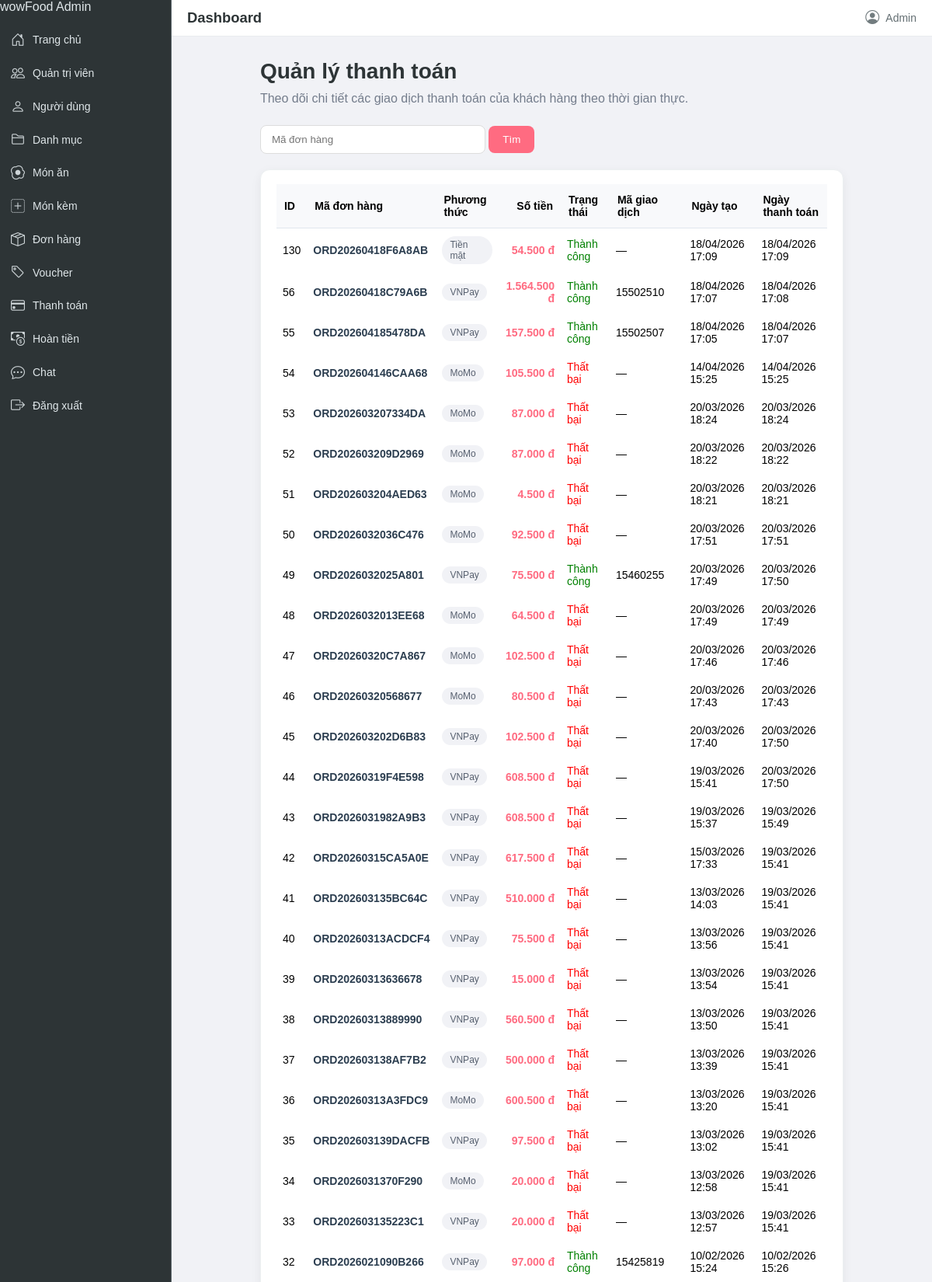
The page /admin/manage-payment.php (signed in, upper part) on the database its author committed.
### tables this page shows
CREATE TABLE `tbl_order` (
  `id` int(10) UNSIGNED NOT NULL,
  `order_code` varchar(20) DEFAULT NULL,
  `user_id` int(10) UNSIGNED DEFAULT NULL,
  `food` varchar(150) NOT NULL,
  `order_details` text DEFAULT NULL COMMENT 'Chi tiết đơn hàng (món, size, món kèm + giá)',
  `price` decimal(10,2) NOT NULL,
  `qty` int(11) NOT NULL,
  `total` decimal(10,2) NOT NULL,
  `shipping_fee` decimal(10,2) NOT NULL DEFAULT 0.00 COMMENT 'Phí ship GHN',
  `order_date` datetime NOT NULL,
  `status` varchar(50) NOT NULL,
  `customer_name` varchar(150) NOT NULL,
  `customer_contact` varchar(20) NOT NULL,
  `customer_email` varchar(150) NOT NULL,
  `customer_address` varchar(255) NOT NULL,
  `to_district_id` int(10) UNSIGNED DEFAULT NULL COMMENT 'ID quận/huyện GHN',
  `to_ward_code` varchar(20) DEFAULT NULL COMMENT 'Mã phường/xã GHN',
  `order_weight_gram` int(10) UNSIGNED NOT NULL DEFAULT 500 COMMENT 'Khối lượng đơn (gram)',
  `ghn_order_code` varchar(50) DEFAULT NULL COMMENT 'Mã vận đơn GHN',
  `ghn_sort_code` varchar(50) DEFAULT NULL COMMENT 'Mã sắp xếp GHN',
  `ghn_status` varchar(50) DEFAULT NULL COMMENT 'Trạng thái giao hàng GHN',
  `payment_method` varchar(50) DEFAULT 'cash' COMMENT 'cash, online, vnpay, momo, bank',
  `payment_status` varchar(50) DEFAULT 'pending' COMMENT 'pending, paid, failed, refunded',
  `note` text DEFAULT NULL,
  `payment_id` int(10) UNSIGNED DEFAULT NULL,
  `expires_at` datetime DEFAULT NULL COMMENT 'Thời gian hết hạn thanh toán'
);

CREATE TABLE `tbl_payment` (
  `id` int(10) UNSIGNED NOT NULL,
  `order_code` varchar(20) NOT NULL,
  `user_id` int(10) UNSIGNED NOT NULL,
  `payment_method` varchar(50) NOT NULL COMMENT 'vnpay, momo, bank, cash',
  `amount` decimal(10,2) NOT NULL,
  `payment_status` varchar(50) NOT NULL DEFAULT 'pending' COMMENT 'pending, success, failed, cancelled, refunded',
  `transaction_id` varchar(255) DEFAULT NULL COMMENT 'Mã giao dịch từ cổng thanh toán',
  `payment_gateway_response` text DEFAULT NULL COMMENT 'Response từ cổng thanh toán',
  `failure_reason` text DEFAULT NULL COMMENT 'Lý do thất bại',
  `paid_at` datetime DEFAULT NULL COMMENT 'Thời gian thanh toán thành công',
  `expires_at` datetime DEFAULT NULL COMMENT 'Thời gian hết hạn thanh toán',
  `created_at` datetime DEFAULT current_timestamp(),
  `updated_at` datetime DEFAULT current_timestamp() ON UPDATE current_timestamp(),
  `request_id` varchar(64) DEFAULT NULL,
  `order_id` varchar(64) DEFAULT NULL,
  `raw_response` mediumtext DEFAULT NULL
);

### admin/manage-payment.php (the view, shortened to what this page needs)
<?php
require_once('partials/menu.php');
?>
<?php
$search_payment = isset($_GET['search']) ? trim($_GET['search']) : '';
?>
<div class="main-content">
    <div class="wrapper">
        <h1 style="margin-bottom: 10px;">Quản lý thanh toán</h1>
        <p style="color:#747d8c;margin-bottom:25px;">Theo dõi chi tiết các giao dịch thanh toán của khách hàng theo thời
            gian thực.</p>
        <form method="get" style="margin-bottom:20px;">
            <input type="text" name="search" value="<?php echo htmlspecialchars($search_payment); ?>"
                placeholder="Mã đơn hàng"
                style="padding:10px 14px;border:1px solid #ddd;border-radius:8px;width:260px;">
            <button type="submit"
                style="padding:10px 18px;background:#ff6b81;color:#fff;border:none;border-radius:8px;cursor:pointer;">Tìm</button>
        </form>
        <div
            style="background:#ffffff;border-radius:12px;padding:18px 20px;box-shadow:0 4px 14px rgba(0,0,0,0.06);border:1px solid #ecf0f1;overflow-x:auto;">
            <table class="tbl-full" style="width:100%;border-collapse:separate;border-spacing:0;font-size:14px;">
                <thead>
                    <tr style="background:#f8f9fb;">
                        <th style="padding:12px 10px;border-bottom:1px solid #e0e6ed;text-align:left;">ID</th>
                        <th style="padding:12px 10px;border-bottom:1px solid #e0e6ed;text-align:left;">Mã đơn hàng</th>
                        <th style="padding:12px 10px;border-bottom:1px solid #e0e6ed;text-align:left;">Phương thức</th>
                        <th style="padding:12px 10px;border-bottom:1px solid #e0e6ed;text-align:right;">Số tiền</th>
                        <th style="padding:12px 10px;border-bottom:1px solid #e0e6ed;text-align:left;">Trạng thái</th>
                        <th style="padding:12px 10px;border-bottom:1px solid #e0e6ed;text-align:left;">Mã giao dịch</th>
                        <th style="padding:12px 10px;border-bottom:1px solid #e0e6ed;text-align:left;">Ngày tạo</th>
                        <th style="padding:12px 10px;border-bottom:1px solid #e0e6ed;text-align:left;">Ngày thanh toán
                        </th>
                    </tr>
                </thead>
                <tbody>
                    <?php
            function paymentMethodLabel($method) {
                $map = ['cash' => 'Tiền mặt', 'momo' => 'MoMo', 'vnpay' => 'VNPay'];
                return $map[strtolower($method)] ?? strtoupper($method);
            }
            $all_rows = [];
            $payment_sql = "SELECT * FROM tbl_payment";
            $payment_sql .= " ORDER BY id DESC";
            $payment_res = mysqli_query($conn, $payment_sql);
            if ($payment_res && mysqli_num_rows($payment_res) > 0) {
                while ($payment = mysqli_fetch_assoc($payment_res)) {
                    $payment['_source'] = 'payment';
                    $all_rows[] = $payment;
                }
            }
            $cash_sql = "SELECT o.id, o.order_code, o.user_id, o.total AS amount, o.order_date AS created_at FROM tbl_order o LEFT JOIN tbl_payment p ON p.order_code = o.order_code WHERE p.order_code IS NULL";
            $cash_sql .= " ORDER BY o.order_date DESC";
            $cash_res = @mysqli_query($conn, $cash_sql);
            if ($cash_res && mysqli_num_rows($cash_res) > 0) {
                while ($order = mysqli_fetch_assoc($cash_res)) {
                    $order['payment_method'] = 'cash';
                    $order['payment_status'] = 'success';
                    $order['transaction_id'] = null;
                    $order['paid_at'] = $order['created_at'];
                    $order['_source'] = 'order';
                    $all_rows[] = $order;
                }
            }
            usort($all_rows, function($a, $b) {
                $t1 = strtotime($a['created_at'] ?? 0);
                $t2 = strtotime($b['created_at'] ?? 0);
                return $t2 - $t1;
            });
            if (!empty($all_rows)) {
                foreach ($all_rows as $payment) {
                    $status_class = '';
                    $status_text = '';
                    $st = $payment['payment_status'] ?? '';
                    if ($st === 'success' || $st === 'paid') {
                        $status_class = 'style="color: green;"';
                        $status_text = 'Thành công';
                    } else {
                        $status_class = 'style="color: red;"';
                        $status_text = 'Thất bại';
                    }
                    $paid_at = $payment['paid_at'] ?? $payment['updated_at'] ?? ($payment['payment_status'] === 'success' || ($payment['payment_status'] ?? '') === 'paid' ? ($payment['created_at'] ?? null) : null);
                    ?>
                    <tr style="border-bottom:1px solid #f0f2f5;">
                        <td style="padding:10px 8px;"><?php echo (int)($payment['id'] ?? 0); ?></td>
                        <td style="padding:10px 8px;font-weight:600;color:#2c3e50;">
                            <?php echo htmlspecialchars($payment['order_code']); ?>
                        </td>
                        <td style="padding:10px 8px;">
                            <span
                                style="display:inline-block;padding:4px 10px;border-radius:999px;background:#f1f2f6;font-size:12px;color:#57606f;">
                                <?php echo htmlspecialchars(paymentMethodLabel($payment['payment_method'])); ?>
                            </span>
                        </td>
                        <td style="padding:10px 8px;text-align:right;font-weight:600;color:#ff6b81;">
                            <?php echo number_format((float)($payment['amount'] ?? 0), 0, ',', '.'); ?> đ
                        </td>
                        <td style="padding:10px 8px;">
                            <span <?php echo $status_class; ?>
                                style="display:inline-block;padding:4px 10px;border-radius:999px;font-size:12px;font-weight:600;">
                                <?php echo $status_text; ?>
                            </span>
                        </td>
                        <td style="padding:10px 8px;">
                            <?php echo htmlspecialchars($payment['transaction_id'] ?? '—'); ?>
                        </td>
                        <td style="padding:10px 8px;">
                            <?php echo !empty($payment['created_at']) ? date('d/m/Y H:i', strtotime($payment['created_at'])) : '—'; ?>
                        </td>
                        <td style="padding:10px 8px;">
                            <?php echo !empty($paid_at) ? date('d/m/Y H:i', strtotime($paid_at)) : '—'; ?>
                        </td>
                    </tr>
                    <?php
                }
            } else {
                echo '<tr><td colspan="8" class="error" style="padding:14px 8px;text-align:center;">Chưa có giao dịch thanh toán nào</td></tr>';
            }
            ?>
                </tbody>
            </table>
        </div>
    </div>
</div>
<?php include('partials/footer.php'); ?>

### admin/partials/menu.php (shortened to what this page needs)
<!DOCTYPE html>
<html lang="vi">
<head>
    <link rel="stylesheet" href="https://cdn.jsdelivr.net/npm/bootstrap-icons@1.11.3/font/bootstrap-icons.min.css">
    <link rel="stylesheet" href="<?php echo SITEURL; ?>css/admin.css">
    <link rel="stylesheet" href="<?php echo SITEURL; ?>css/voucher-admin.css">
</head>
<body class="admin-body">
    <div class="admin-layout">
        <aside class="admin-sidebar">
            <div class="sidebar-brand">wowFood Admin</div>
            <nav class="sidebar-nav">
                <ul>
                    <li><a href="index.php"><i class="menu-icon bi bi-house-door"></i> Trang chủ</a></li>
                    <li><a href="manage-admin.php"><i class="menu-icon bi bi-people"></i> Quản trị viên</a></li>
                    <li><a href="manage-users.php"><i class="menu-icon bi bi-person"></i> Người dùng</a></li>
                    <li><a href="manage-category.php"><i class="menu-icon bi bi-folder2"></i> Danh mục</a></li>
                    <li><a href="manage-food.php"><i class="menu-icon bi bi-egg-fried"></i> Món ăn</a></li>
                    <li><a href="manage-side-dish.php"><i class="menu-icon bi bi-plus-square-dotted"></i> Món kèm</a></li>
                    <li><a href="manage-order.php"><i class="menu-icon bi bi-box-seam"></i> Đơn hàng</a></li>
                    <li><a href="manage-voucher.php"><i class="menu-icon bi bi-tag"></i> Voucher</a></li>
                    <li><a href="manage-payment.php"><i class="menu-icon bi bi-credit-card"></i> Thanh toán</a></li>
                    <li><a href="refund.php"><i class="menu-icon bi bi-cash-coin"></i> Hoàn tiền</a></li>
                    <li><a href="manage-chat.php" id="chatLinkAdmin" class="sidebar-link-chat"><i
                                class="menu-icon bi bi-chat-dots"></i> Chat </a></li>
                    <li><a href="#" onclick="confirmLogout('logout.php'); return false;"><i
                                class="menu-icon bi bi-box-arrow-right"></i> Đăng xuất</a></li>
                </ul>
            </nav>
        </aside>
        <div class="admin-right">
            <header class="admin-topbar">
                <div class="topbar-left"><span class="topbar-title">Dashboard</span></div>
                <div class="topbar-right"><span class="topbar-user"><i class="topbar-user-icon bi bi-person-circle"></i>
                        Admin</span></div>
            </header>

### admin/partials/footer.php (shortened to what this page needs)
</div>
</div>
</body>
</html>

### css/admin.css (style rules this page uses)
* { margin: 0; padding: 0; font-family: Arial, Helvetica, sans-serif; }
body.admin-body { min-height: 100vh; overflow-x: hidden; }
.admin-layout { display: flex; min-height: 100vh; }
.admin-sidebar { width: 220px; min-width: 220px; background: #2d3436; color: #dfe6e9; flex-shrink: 0; display: flex; flex-direction: column; border-right: 1px solid #636e72; }
.sidebar-nav { padding: 12px 0; }
.sidebar-nav ul { list-style: none; margin: 0; padding: 0; }
.sidebar-nav li { margin: 0; }
.sidebar-nav li a { display: flex; align-items: center; gap: 10px; padding: 12px 14px; color: #dfe6e9; text-decoration: none; font-size: 14px; font-weight: 500; transition: background 0.2s, color 0.2s; }
.sidebar-nav .menu-icon { font-size: 18px; line-height: 1; opacity: 0.9; }
.admin-right { flex: 1; display: flex; flex-direction: column; min-width: 0; }
.admin-topbar { background: #fff; border-bottom: 1px solid #e9ecef; padding: 12px 20px; display: flex; align-items: center; justify-content: space-between; flex-shrink: 0; }
.topbar-left { display: flex; align-items: center; gap: 12px; }
.topbar-left .topbar-title { font-size: 1.15rem; font-weight: 700; color: #2d3436; }
.topbar-right .topbar-user { display: inline-flex; align-items: center; gap: 8px; font-size: 14px; color: #636e72; }
.topbar-user-icon { font-size: 18px; line-height: 1; opacity: 0.9; }
body.admin-body .main-content { flex: 1; background-color: #f1f2f6; padding: 20px; }
body.admin-body .main-content .wrapper { max-width: 100%; }
.wrapper { padding: 1%; width: 80%; margin: 0 auto; }
.tbl-full { width: 100%; }
table tr th { border-bottom: 1px solid black; padding: 1%; text-align: left; }
table tr td { padding: 1%; }
.main-content { background-color: #f1f2f6; padding: 24px 20px; }
.main-content .wrapper > h1 { margin-bottom: 20px; font-size: 1.75rem; color: #2d3436; }

### rows shown on the page
tbl_order: id "130", order_code "ORD20260418F6A8AB", payment_method "Tiền mặt", total "54.500", status_text "Thành công", transaction_id "—", order_date "18/04/2026 17:09"
tbl_payment: id "56", order_code "ORD20260418C79A6B", payment_method "VNPay", amount "1.564.500", payment_status "Thành công", transaction "15502510", created_at "18/04/2026 17:07", date('d/m/Y H:i', strtotime($paid_at)) "18/04/2026 17:08"
tbl_payment: id "55", order_code "ORD202604185478DA", payment_method "VNPay", amount "157.500", payment_status "Thành công", transaction "15502507", created_at "18/04/2026 17:05", date('d/m/Y H:i', strtotime($paid_at)) "18/04/2026 17:07"
tbl_payment: id "54", order_code "ORD202604146CAA68", payment_method "MoMo", amount "105.500", payment_status "Thất bại", transaction "—", created_at "14/04/2026 15:25", date('d/m/Y H:i', strtotime($paid_at)) "14/04/2026 15:25"
tbl_payment: id "53", order_code "ORD202603207334DA", payment_method "MoMo", amount "87.000", payment_status "Thất bại", transaction "—", created_at "20/03/2026 18:24", date('d/m/Y H:i', strtotime($paid_at)) "20/03/2026 18:24"
tbl_payment: id "52", order_code "ORD202603209D2969", payment_method "MoMo", amount "87.000", payment_status "Thất bại", transaction "—", created_at "20/03/2026 18:22", date('d/m/Y H:i', strtotime($paid_at)) "20/03/2026 18:22"
tbl_payment: id "51", order_code "ORD202603204AED63", payment_method "MoMo", amount "4.500", payment_status "Thất bại", transaction "—", created_at "20/03/2026 18:21", date('d/m/Y H:i', strtotime($paid_at)) "20/03/2026 18:21"
tbl_payment: id "50", order_code "ORD2026032036C476", payment_method "MoMo", amount "92.500", payment_status "Thất bại", transaction "—", created_at "20/03/2026 17:51", date('d/m/Y H:i', strtotime($paid_at)) "20/03/2026 17:51"
tbl_payment: id "49", order_code "ORD2026032025A801", payment_method "VNPay", amount "75.500", payment_status "Thành công", transaction "15460255", created_at "20/03/2026 17:49", date('d/m/Y H:i', strtotime($paid_at)) "20/03/2026 17:50"
tbl_payment: id "48", order_code "ORD2026032013EE68", payment_method "MoMo", amount "64.500", payment_status "Thất bại", transaction "—", created_at "20/03/2026 17:49", date('d/m/Y H:i', strtotime($paid_at)) "20/03/2026 17:49"
tbl_payment: id "47", order_code "ORD20260320C7A867", payment_method "MoMo", amount "102.500", payment_status "Thất bại", transaction "—", created_at "20/03/2026 17:46", date('d/m/Y H:i', strtotime($paid_at)) "20/03/2026 17:46"
tbl_payment: id "46", order_code "ORD20260320568677", payment_method "MoMo", amount "80.500", payment_status "Thất bại", transaction "—", created_at "20/03/2026 17:43", date('d/m/Y H:i', strtotime($paid_at)) "20/03/2026 17:43"
tbl_payment: id "45", order_code "ORD202603202D6B83", payment_method "VNPay", amount "102.500", payment_status "Thất bại", transaction "—", created_at "20/03/2026 17:40", date('d/m/Y H:i', strtotime($paid_at)) "20/03/2026 17:50"
tbl_payment: id "44", order_code "ORD20260319F4E598", payment_method "VNPay", amount "608.500", payment_status "Thất bại", transaction "—", created_at "19/03/2026 15:41", date('d/m/Y H:i', strtotime($paid_at)) "20/03/2026 17:50"
tbl_payment: id "43", order_code "ORD2026031982A9B3", payment_method "VNPay", amount "608.500", payment_status "Thất bại", transaction "—", created_at "19/03/2026 15:37", date('d/m/Y H:i', strtotime($paid_at)) "19/03/2026 15:49"
tbl_payment: id "42", order_code "ORD20260315CA5A0E", payment_method "VNPay", amount "617.500", payment_status "Thất bại", transaction "—", created_at "15/03/2026 17:33", date('d/m/Y H:i', strtotime($paid_at)) "19/03/2026 15:41"
tbl_payment: id "41", order_code "ORD202603135BC64C", payment_method "VNPay", amount "510.000", payment_status "Thất bại", transaction "—", created_at "13/03/2026 14:03", date('d/m/Y H:i', strtotime($paid_at)) "19/03/2026 15:41"
tbl_payment: id "40", order_code "ORD20260313ACDCF4", payment_method "VNPay", amount "75.500", payment_status "Thất bại", transaction "—", created_at "13/03/2026 13:56", date('d/m/Y H:i', strtotime($paid_at)) "19/03/2026 15:41"
tbl_payment: id "39", order_code "ORD20260313636678", payment_method "VNPay", amount "15.000", payment_status "Thất bại", transaction "—", created_at "13/03/2026 13:54", date('d/m/Y H:i', strtotime($paid_at)) "19/03/2026 15:41"
tbl_payment: id "38", order_code "ORD20260313889990", payment_method "VNPay", amount "560.500", payment_status "Thất bại", transaction "—", created_at "13/03/2026 13:50", date('d/m/Y H:i', strtotime($paid_at)) "19/03/2026 15:41"
tbl_payment: id "37", order_code "ORD202603138AF7B2", payment_method "VNPay", amount "500.000", payment_status "Thất bại", transaction "—", created_at "13/03/2026 13:39", date('d/m/Y H:i', strtotime($paid_at)) "19/03/2026 15:41"
tbl_payment: id "36", order_code "ORD20260313A3FDC9", payment_method "MoMo", amount "600.500", payment_status "Thất bại", transaction "—", created_at "13/03/2026 13:20", date('d/m/Y H:i', strtotime($paid_at)) "19/03/2026 15:41"
tbl_payment: id "35", order_code "ORD202603139DACFB", payment_method "VNPay", amount "97.500", payment_status "Thất bại", transaction "—", created_at "13/03/2026 13:02", date('d/m/Y H:i', strtotime($paid_at)) "19/03/2026 15:41"
tbl_payment: id "34", order_code "ORD2026031370F290", payment_method "MoMo", amount "20.000", payment_status "Thất bại", transaction "—", created_at "13/03/2026 12:58", date('d/m/Y H:i', strtotime($paid_at)) "19/03/2026 15:41"
tbl_payment: id "33", order_code "ORD202603135223C1", payment_method "VNPay", amount "20.000", payment_status "Thất bại", transaction "—", created_at "13/03/2026 12:57", date('d/m/Y H:i', strtotime($paid_at)) "19/03/2026 15:41"
tbl_payment: id "32", order_code "ORD2026021090B266", payment_method "VNPay", amount "97.000", payment_status "Thành công", transaction "15425819", created_at "10/02/2026 15:24", date('d/m/Y H:i', strtotime($paid_at)) "10/02/2026 15:26"
